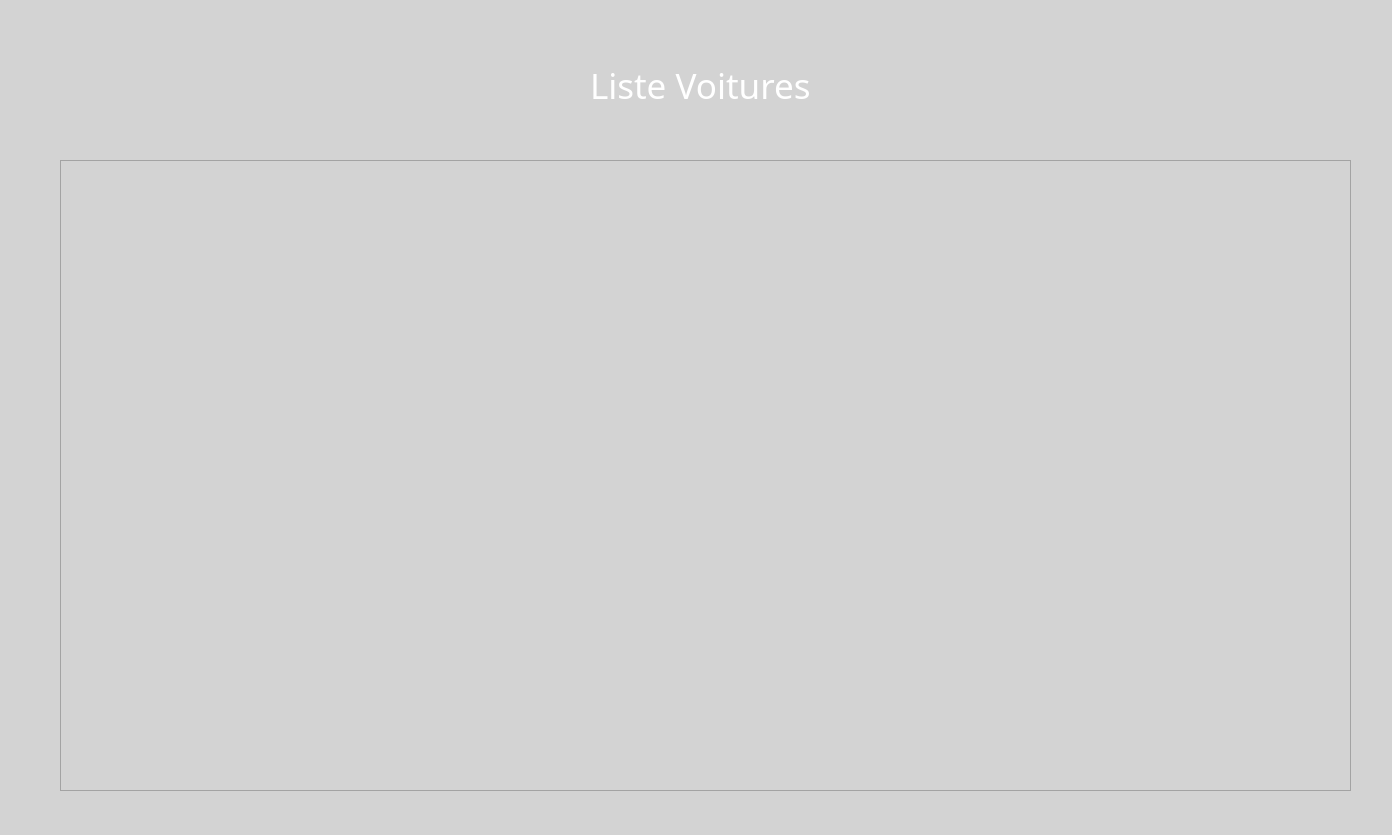
<?xml version="1.0" encoding="UTF-8"?>
<ui version="4.0">
 <class>Dialog</class>
 <widget class="QDialog" name="Dialog">
  <property name="geometry">
   <rect>
    <x>0</x>
    <y>0</y>
    <width>1392</width>
    <height>835</height>
   </rect>
  </property>
  <property name="windowTitle">
   <string>Dialog</string>
  </property>
  <property name="styleSheet">
   <string notr="true">background-color:LightGrey</string>
  </property>
  <widget class="QLabel" name="label">
   <property name="geometry">
    <rect>
     <x>-20</x>
     <y>-5</y>
     <width>1461</width>
     <height>851</height>
    </rect>
   </property>
   <property name="text">
    <string/>
   </property>
   <property name="pixmap">
    <pixmap resource="affv.qrc">:/pic/afv.jpg</pixmap>
   </property>
   <property name="scaledContents">
    <bool>true</bool>
   </property>
  </widget>
  <widget class="QLabel" name="label_2">
   <property name="geometry">
    <rect>
     <x>590</x>
     <y>50</y>
     <width>261</width>
     <height>71</height>
    </rect>
   </property>
   <property name="font">
    <font>
     <family>Bernard MT Condensed</family>
     <pointsize>26</pointsize>
    </font>
   </property>
   <property name="styleSheet">
    <string notr="true">background-color:none;
color:white</string>
   </property>
   <property name="text">
    <string>Liste Voitures</string>
   </property>
  </widget>
  <widget class="QTableView" name="tableView">
   <property name="geometry">
    <rect>
     <x>60</x>
     <y>160</y>
     <width>1291</width>
     <height>631</height>
    </rect>
   </property>
  </widget>
 </widget>
 <resources>
  <include location="affv.qrc"/>
 </resources>
 <connections/>
</ui>
